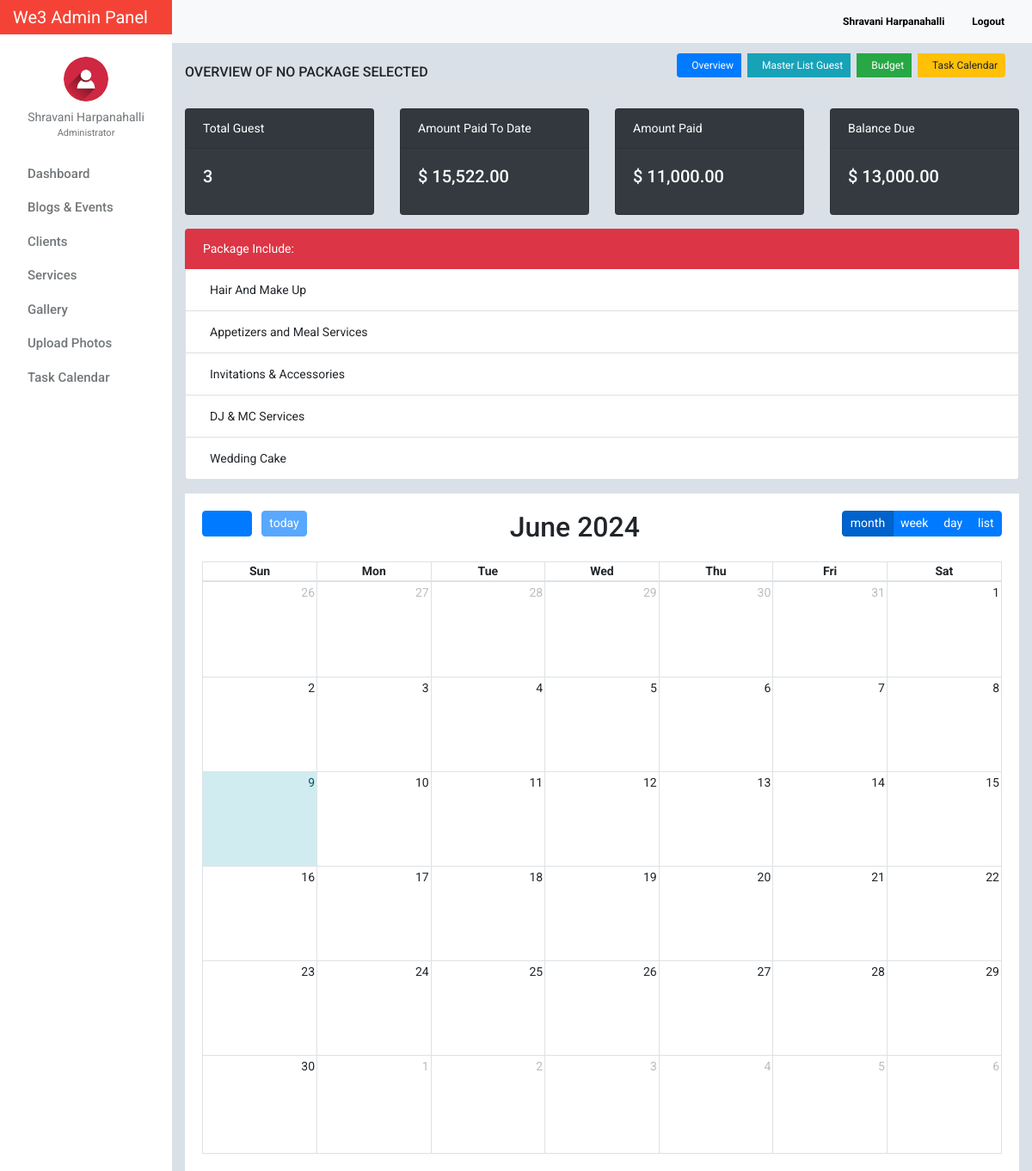
/client_manage_account_details.php?booking_id=1&user_id=1 (signed in), run on the app's committed database.
### tables this page shows
CREATE TABLE `tblusers` (
  `id` int(11) NOT NULL,
  `firstname` varchar(32) NOT NULL,
  `lastname` varchar(32) NOT NULL,
  `gender` enum('m','f') NOT NULL,
  `username` varchar(50) NOT NULL,
  `password` varchar(50) NOT NULL,
  `email` varchar(100) NOT NULL,
  `designation` varchar(100) NOT NULL,
  `address` text NOT NULL,
  `access_level` enum('0','1','2') NOT NULL,
  `profile_picture` varchar(100) NOT NULL,
  `date_created` varchar(100) NOT NULL
);

CREATE TABLE `tblaccounts_detail` (
  `id` int(11) NOT NULL,
  `user_id` int(11) NOT NULL,
  `firstname` varchar(32) NOT NULL,
  `lastname` varchar(32) NOT NULL,
  `phone` varchar(20) NOT NULL,
  `city` varchar(50) NOT NULL,
  `datetime_created` timestamp NOT NULL DEFAULT CURRENT_TIMESTAMP,
  `description` text NOT NULL,
  `location` text NOT NULL,
  `expectation_visitor` varchar(100) NOT NULL,
  `cash_advanced` decimal(10,2) NOT NULL,
  `status` varchar(100) NOT NULL DEFAULT 'pending',
  `date_signed` datetime NOT NULL
);

CREATE TABLE `tblweddingcategories` (
  `id` int(11) NOT NULL,
  `wedding_type` varchar(100) NOT NULL,
  `price` decimal(10,2) NOT NULL,
  `preview_image` text NOT NULL
);

CREATE TABLE `tbl_features` (
  `feature_id` int(11) NOT NULL,
  `category_id` int(11) NOT NULL,
  `title` varchar(100) NOT NULL,
  `description` text NOT NULL
);

### include/database.php (called while the page is built, shortened)
<?php
class Database
{
    public $connection;
    public function open_connection()
    {
        $this->connection = mysqli_connect(DB_HOST, DB_USER, DB_PASS, DB_NAME);
    }
    public function query($sql)
    {
        $result = mysqli_query($this->connection, $sql);
        return $result;
    }
}
$db = new Database();
?>

### include/db_object.php (called while the page is built, shortened)
<?php
class DB_Object
{
    public static function find_by_id($id) {
        $the_result_array = static::find_by_query("SELECT * FROM " . static::$db_table . " WHERE id = $id ORDER BY id DESC  LIMIT 1 ");
        return !empty($the_result_array) ? array_shift($the_result_array) : false;
    }
    public static function find_by_feature_all_a($id) {
        return static::find_by_query("SELECT * FROM " . static::$db_table . " WHERE category_id = $id ORDER BY category_id DESC");
    }
    public static function find_by_user_id($id) {
        $the_result_array = static::find_by_query("SELECT * FROM " . static::$db_table . " WHERE user_id = $id ORDER BY user_id DESC  LIMIT 1 ");
        return !empty($the_result_array) ? array_shift($the_result_array) : false;
    }
    public static function find_by_booking_id($id) {
        $the_result_array = static::find_by_query("SELECT * FROM " . static::$db_table . " WHERE booking_id = $id ORDER BY booking_id DESC  LIMIT 1 ");
        return !empty($the_result_array) ? array_shift($the_result_array) : false;
    }
    public static function find_by_query($sql) {
        global $db;
        $result_set = $db->query($sql);
        $the_object_array = array();
        while($row = mysqli_fetch_array($result_set)) {
            $the_object_array[] = static::instantiation($row);
        }
        return $the_object_array;
    }
    public static function instantiation($the_record){
        $the_object = new $calling_class;
        foreach($the_record as $the_attribute => $value)
        {
            if($the_object->has_the_attribute($the_attribute)) {
                $the_object->$the_attribute = $value;
            }
        }
        return $the_object;
    }
    private function has_the_attribute($the_attribute) {
        $object_properties = get_object_vars($this);
        return array_key_exists($the_attribute, $object_properties);
    }
}
?>

### include/Users.php (called while the page is built, shortened)
<?php
class Users extends DB_Object
{
    public $profile_picture;
    public $upload_directory = "upload/users";
    public $image_placeholder = "http://placehold.it/64x64&text=images";
    public function profile_picture_picture() {
        return empty($this->profile_picture) ? $this->image_placeholder : $this->upload_directory. '/' .$this->profile_picture;
    }
}
?>

### include/Guest.php (called while the page is built, shortened)
<?php
class Guest extends DB_Object
{
    protected static $db_table = "tblguest";
    public static function count_guest($id) {
        global $db;
        $sql = "SELECT count(booking_id) FROM " .static::$db_table." WHERE booking_id = $id";
        $result_count = $db->query($sql);
        $row = mysqli_fetch_array($result_count);
        return array_shift($row);
    }
}
?>

### include/Liquidation.php (called while the page is built, shortened)
<?php
class Liquidation extends DB_Object
{
    protected static $db_table = "tbl_liquidation";
    public static function getTotalAmountCash($id) {
        global $db;
        $sql = "SELECT SUM(cash) FROM " .static::$db_table." WHERE booking_id = $id";
        $result_count = $db->query($sql);
        $row = mysqli_fetch_array($result_count);
        return array_shift($row);
    }
}
?>

### client_manage_account_details.php (the view, shortened to what this page needs)
<?php
     $booking_id = $_GET['booking_id'];
     $user_id = $_GET['user_id'];
     $links='booking_id='.$booking_id.'&user_id='.$user_id;
     $booking =  Booking::find_by_booking_id($booking_id);
     $guest_count =  Guest::count_guest($booking_id);
     $account_details = Account_Details::find_by_user_id($user_id);
     $category_details = Category::find_by_id($booking->wedding_type);
     $features_details = Features::find_by_feature_all_a($category_details->id);
     $cash = Liquidation::getTotalAmountCash($booking_id);
?>
<?php $users_profile = Users::find_by_id($_SESSION['id']); ?>
<!doctype html>
<html lang="en">
<head>
    <link href='calendar/all.css' rel='stylesheet'>
    <link href='calendar/fullcalendar.min.css' rel='stylesheet' />
    <link href='calendar/fullcalendar.print.min.css' rel='stylesheet' media='print' />
    <link href="css/bootstrap.min.css" rel="stylesheet">
    <link href="css/dashboard.css" rel="stylesheet">
    <link rel="stylesheet" type="text/css"
          href="https://cdn.materialdesignicons.com/2.1.19/css/materialdesignicons.min.css">
    <link rel="stylesheet" href="css/font-awesome.min.css">
</head>
<body>
<?php include_once 'include/sidebar.php'; ?>
<div class="d-flex justify-content-between flex-wrap flex-md-nowrap align-items-center pb-2 mb-3 border-bottom">
    <h6 class="h6 mt-4 text-uppercase">OVERVIEW of <?= @ucfirst($category_details->wedding_type == 0) ? $category_details->wedding_type . " Package Wedding" : 'No Package Selected'; ?> </h6>
    <div class="btn-toolbar mb-2 mb-md-0">
        <div class="btn-group mr-2">
            <a class="btn btn-sm btn-primary mr-2 " style="font-size: 12px;" href="client_manage_account_details.php?<?= $links; ?>"><i class="mdi mdi-buffer mr-2"></i> Overview</a>
            <a class="btn btn-sm btn-info mr-2 " style="font-size: 12px;" href="guest_list.php?<?= $links; ?>"><i class="mdi mdi-account-network mr-2"></i> Master List Guest</a>
            <a class="btn btn-sm btn-success mr-2 " style="font-size: 12px;" href="budget.php?<?= $links; ?>"><i class="mdi mdi-currency-usd mr-2"></i> Budget</a>
            <a class="btn btn-sm btn-warning mr-2 " style="font-size: 12px;" href="task_calendar.php?<?= $links; ?>"><i class="mdi mdi-calendar-text mr-2"></i> Task Calendar</a>
        </div>
    </div>
</div>
<div class="row">
    <div class="col-md-12">
        <div class="row">
            <div class="col-md-3">
                <div class="card text-white bg-dark mb-3" style="max-width: 18rem;">
                    <div class="card-header">Total Guest</div>
                    <div class="card-body">
                        <h5 class="card-title"><span class="count"><?= $guest_count; ?></span></h5>
                    </div>
                </div>
            </div>
            <div class="col-md-3">
                <div class="card text-white bg-dark mb-3" style="max-width: 18rem;">
                    <div class="card-header">Amount Paid To Date</div>
                    <div class="card-body">
                        <h5 class="card-title">$ <?= number_format($cash,2); ?></h5>
                    </div>
                </div>
            </div>
            <div class="col-md-3">
                <div class="card text-white bg-dark mb-3" style="max-width: 18rem;">
                    <div class="card-header"> Amount Paid</div>
                    <div class="card-body">
                        <h5 class="card-title">$ <?= number_format($account_details->cash_advanced, 2); ?></h5>
                    </div>
                </div>
            </div>
            <div class="col-md-3">
                <div class="card text-white bg-dark mb-3" style="max-width: 18rem;">
                    <div class="card-header">Balance Due</div>
                    <div class="card-body">
                        <h5 class="card-title">$ <?= @number_format($category_details->price - $account_details->cash_advanced, 2); ?></h5>
                    </div>
                </div>
            </div>
        </div>
    </div>
</div>
<div class="row">
    <div class="col-md-12 mb-3">
        <ul class="list-group">
            <li class="list-group-item active bg-danger">Package Include:</li>
            <?php foreach ($features_details as $feature_item) : ?>
                <li class="list-group-item"><i class="mdi mdi-checkbox-marked mr-2" style="font-size: 16px;"></i><?= $feature_item->title; ?></li>
            <?php endforeach; ?>
        </ul>
    </div>
</div>
<div class="row">
    <div class="col-md-12">
        <div id="calendar"></div>
    </div>
</div>
</main>
</div>
</div>
</body>
</html>

### include/sidebar.php (shortened to what this page needs)
<nav class="navbar sticky-top p-0" style="width: 16.7%;background-color: #f44336;">
    <a class="navbar-brand col-sm-3 col-md-2 mr-0" style="color:white;" href="dashboard.php">
        We3 Admin Panel
    </a>
</nav>
<div class="container-fluid">
    <div class="row">
        <nav class="col-md-2 d-none d-md-block bg-light sidebar">
            <div class="sidebar-sticky">
                <ul class="nav flex-column">
                    <li class="nav-item mt-3">
                        <div class="text-center">
                            <a href="users_profile.php" class="user-button">
                                <img src="<?= $users_profile->profile_picture_picture(); ?>" class="img-fluid rounded-circle" width="52" height="52" alt="">
                                <div class="user-profile"><?= $users_profile->firstname . ' ' . $users_profile->lastname; ?></div>
                            </a>
                                <div class="text-center mt-0" style="font-size: 11px;color:#72777a;">
                                    <?= ($users_profile->designation == 0) ? 'Administrator' : 'Moderator'; ?>
                                </div>
                        </div>
                    </li>
                    <li class="nav-item"><div class="dropdown-divider"></div></li>
                    <li class="nav-item">
                        <a class="nav-link" href="dashboard.php">
                            Dashboard <span class="sr-only">(current)</span>
                        </a>
                    </li>
                    <li class="nav-item"><div class="dropdown-divider"></div></li>
                    <li class="nav-item">
                        <a class="nav-link" href="blog_events.php">
                            Blogs &amp; Events
                        </a>
                    </li>
                    <li class="nav-item"><div class="dropdown-divider"></div></li>
                    <li class="nav-item">
                        <a class="nav-link" href="client.php" >
                            Clients
                        </a>
                    </li>
                    <li class="nav-item"><div class="dropdown-divider"></div></li>
                    <li class="nav-item">
                        <a class="nav-link" href="service_list.php">
                            Services
                        </a>
                    </li>
                    <li class="nav-item"><div class="dropdown-divider"></div></li>
                    <li class="nav-item">
                        <a class="nav-link" href="photos_view.php">
                            Gallery
                        </a>
                    </li>
                    <li class="nav-item"><div class="dropdown-divider"></div></li>
                    <li class="nav-item">
                        <a class="nav-link" href="photos_add.php">
                            Upload Photos
                        </a>
                    </li>
                    <li class="nav-item"><div class="dropdown-divider"></div></li>
                    <li class="nav-item">
                        <a class="nav-link" href="task_all_calendar.php">
                            Task Calendar
                        </a>
                    </li>
                </ul>
            </div>
        </nav>
        <main role="main" class="col-md-9 ml-sm-auto col-lg-10" style="margin-top: -40px;z-index: 999">
            <nav class="navbar navbar-expand-lg navbar-light bg-light" style="margin-left:-15px;margin-right: -15px;">
                <div class="form-inline my-2 my-lg-0">
                    <a class="nav-link" href="users_profile.php"><b><?= ucfirst($users_profile->firstname) . ' ' . ucfirst($users_profile->lastname); ?></b></a>
                    <a class="nav-link" href="logout.php"><b><i class="mdi mdi-logout" style="color: #f44336!important;"></i> Logout</b></a>
                </div>
            </nav>

### css/dashboard.css (style rules this page uses)
body { font-size: .875rem; font-family: 'Roboto', 'Segoe UI',sans-serif; background: #D9E0E7; }
.sidebar { position: fixed; top: 0; bottom: 0; left: 0; z-index: 100; padding: 0; box-shadow: inset -1px 0 0 rgba(0, 0, 0, .1); background-color: #fff; }
.sidebar-sticky { position: -webkit-sticky; position: sticky; top: 40px; height: calc(100vh - 48px); height: 100% !important; padding-top: 2.5rem; overflow-x: hidden; overflow-y: auto; background-color: #fff; }
.sidebar .nav-link { font-weight: 500; color: #72777a; font-size: 15px; text-transform: capitalize; transition: all 2s linear; font-family: 'Roboto', sans-serif; }
.nav.flex-column li.nav-item:nth-child(2) { margin-top:10px; }
.user-profile { color: #72777a; margin-top: 8px; }
img.img-fluid.rounded-circle { margin-top: 10px; }
.form-inline.my-2.my-lg-0 a.nav-link { color: black; font-size: 12px; }
.dropdown-divider { border-top: 1px solid #fff; }
.nav.flex-column a.nav-link { padding: .0rem 1rem; }
.user-profile { text-transform: capitalize; }
.btn-group.mr-2 { border-top-right-radius: 0 !important; border-left-right-radius: 0 !important; }

### client_manage_account_details.php (style rules this page uses)
#calendar { max-width:100%; margin: 0px auto; padding: 20px 20px; background: white; }
.list-group-item.active { border-color:#ff000000; }

### data on the page
tblusers: profile_picture (picture), firstname "Shravani", lastname "Harpanahalli"
tblaccounts_detail: cash_advanced "11,000.00"
tblweddingcategories: price.cash_advanced "13,000.00"
tbl_features: title "Hair And Make Up"
tbl_features: title "Appetizers and Meal Services"
tbl_features: title "Invitations & Accessories"
tbl_features: title "DJ & MC Services"
tbl_features: title "Wedding Cake"

### other printed values
$guest_count "3"
$cash "15,522.00"
